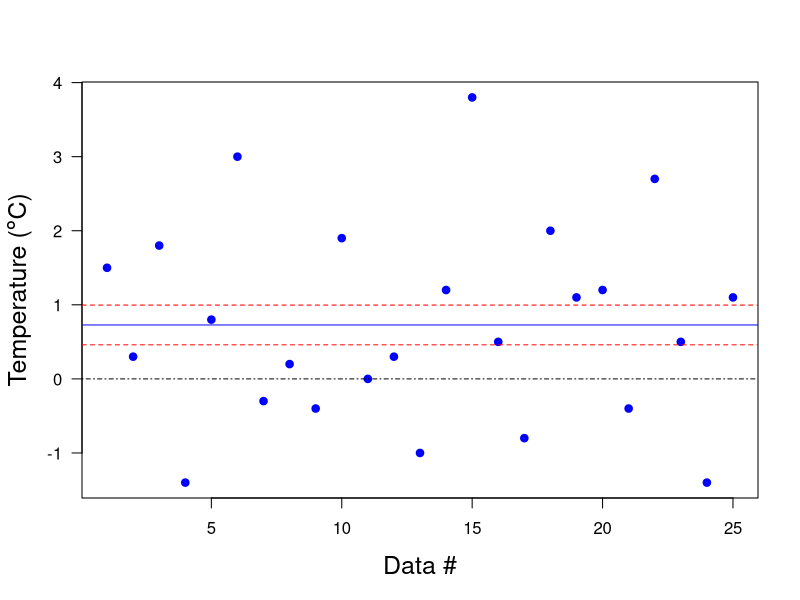

Write the R code that produced this figure.
print('file: Bayesian-t-test-SE.R')
# plot data & mu0, SE, 1-sample-t-test 
x = c(1.5,0.3,1.8,-1.4,0.8,3.0,-0.3,0.2,-0.4,1.9,0.0,0.3,-1.0,
      1.2,3.8,0.5,-0.8,2.0,1.1,1.2,-0.4,2.7,0.5,-1.4,1.1)
T0 = 0   # hypothesized temperature of null hypothesis H0
xmean = mean(x); print(c(round(xmean,2),'sample mean (deg.C)'))
n = length(x); print(c(n,'sample size n'))   # sample size
SE = sd(x)/sqrt(n)
print(c(round(sd(x),2),'s = sd(x) (deg.C)'))
print(c(round(var(x),2),'s = var(x) (deg.C)^2'))
print(c(round(SE,4),'standard error of the mean (deg.C)'))
dis = (xmean-T0)/SE; print(c(round(dis,2),'t = (xmean-mu0)/SE'))
tvalue = (xmean-T0)/SE; print(c(round(tvalue,3),'tvalue (pedestrian)'))
tobs = as.numeric(t.test(x,mu=T0)$statistic); print(c(round(tobs,3),'tvalue = tobs (t-test)'))
# png('EqualMeansDataSE200408.png',width=16,height=16,units='cm',res=300)
plot(x,type='p',lwd=4,col='blue',xlab='Data #',ylab=NA,las=1,cex=0.6,cex.lab=1.5)
title(ylab=expression(paste('Temperature (',degree,'C)')),cex.lab=1.5,line=2.3)
abline(mean(x),0,col='blue',lty=1)
abline(mean(x)+SE,0,col='red',lty=2)
abline(mean(x)-SE,0,col='red',lty=2)
abline(T0,0,col='black',lty=4)
# dev.off()